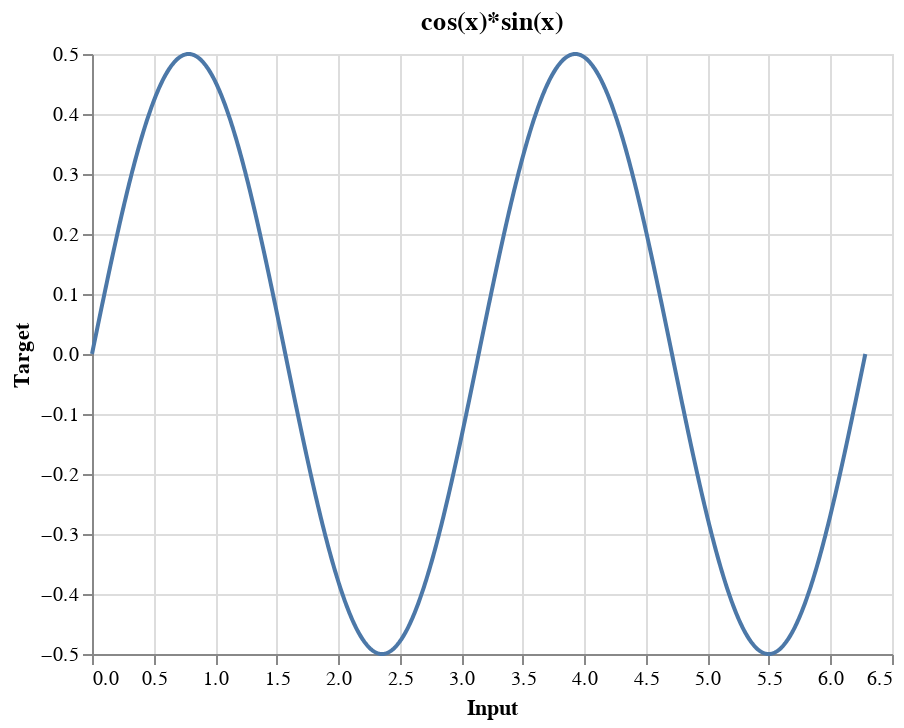

The notebook cell saved with this chart:
### Code cell
# Create the dataset
x = np.linspace(0,2*np.pi,1001)
y = np.sin(x)*np.cos(x)
df = pd.DataFrame({"Input":x, "Target":y})
alt.Chart(df, title="cos(x)*sin(x)").mark_line().encode(
    x='Input:Q',
    y='Target:Q'
)

### Figure 1 — Vega-Lite specification as saved in the notebook (floating-point values rounded to 4 significant figures; data arrays with more than 128 entries replaced by an {"elided": "..."} marker saying what was removed)
{"config": {"view": {"continuousWidth": 400, "continuousHeight": 300}}, "data": {"name": "data-30729effb6ffbce67e0fbaa33dea1b4f"}, "mark": "line", "encoding": {"x": {"type": "quantitative", "field": "Input"}, "y": {"type": "quantitative", "field": "Target"}}, "title": "cos(x)*sin(x)", "$schema": "https://vega.github.io/schema/vega-lite/v4.8.1.json", "datasets": {"data-30729effb6ffbce67e0fbaa33dea1b4f": {"elided": "1001 records"}}}
